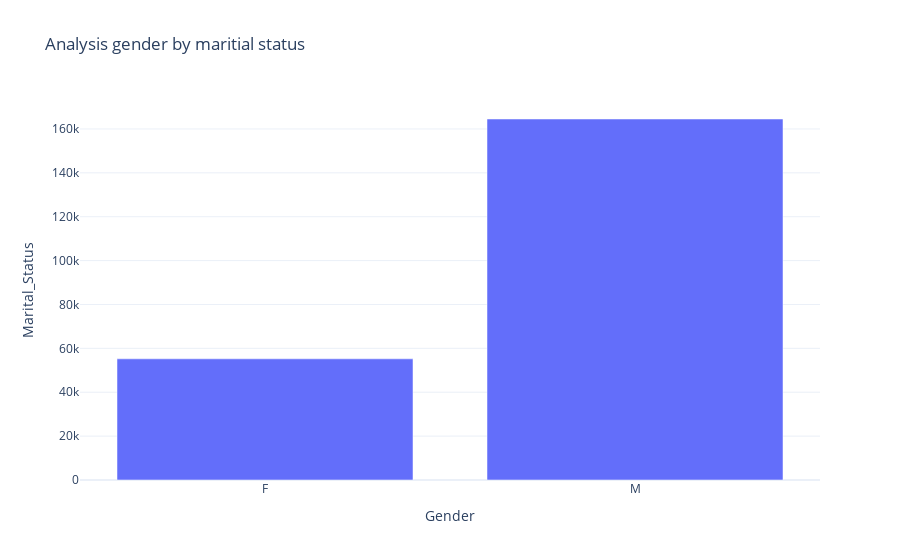

This figure's notebook cell:
### Code cell
mg=c.groupby(['Gender'])['Marital_Status'].sum().reset_index()
fig=px.bar(mg,x='Gender',y='Marital_Status',title='Analysis gender by maritial status' )
fig.show()

### Figure 1 — Plotly figure (JSON) as saved in the notebook; plotly's stock layout.template omitted (floating-point values rounded to 4 significant figures)
{"data": [{"hovertemplate": "Gender=%{x}<br>Marital_Status=%{y}<extra></extra>", "legendgroup": "", "marker": {"color": "#636efa", "pattern": {"shape": ""}}, "name": "", "orientation": "v", "showlegend": false, "textposition": "auto", "type": "bar", "x": ["F", "M"], "xaxis": "x", "y": [55223, 164537], "yaxis": "y"}], "layout": {"barmode": "relative", "legend": {"tracegroupgap": 0}, "title": {"text": "Analysis gender by maritial status"}, "xaxis": {"anchor": "y", "domain": [0, 1], "title": {"text": "Gender"}}, "yaxis": {"anchor": "x", "domain": [0, 1], "title": {"text": "Marital_Status"}}}}
